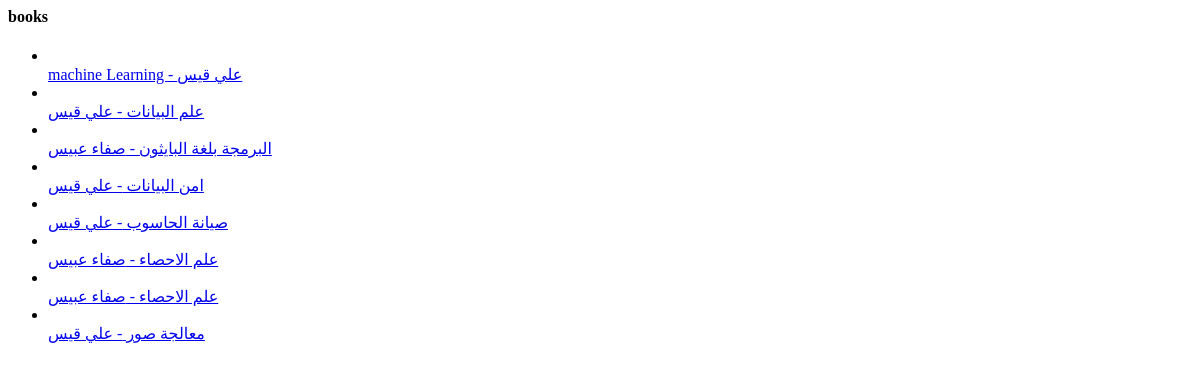
/library/, run on an earlier commit of the app's database.
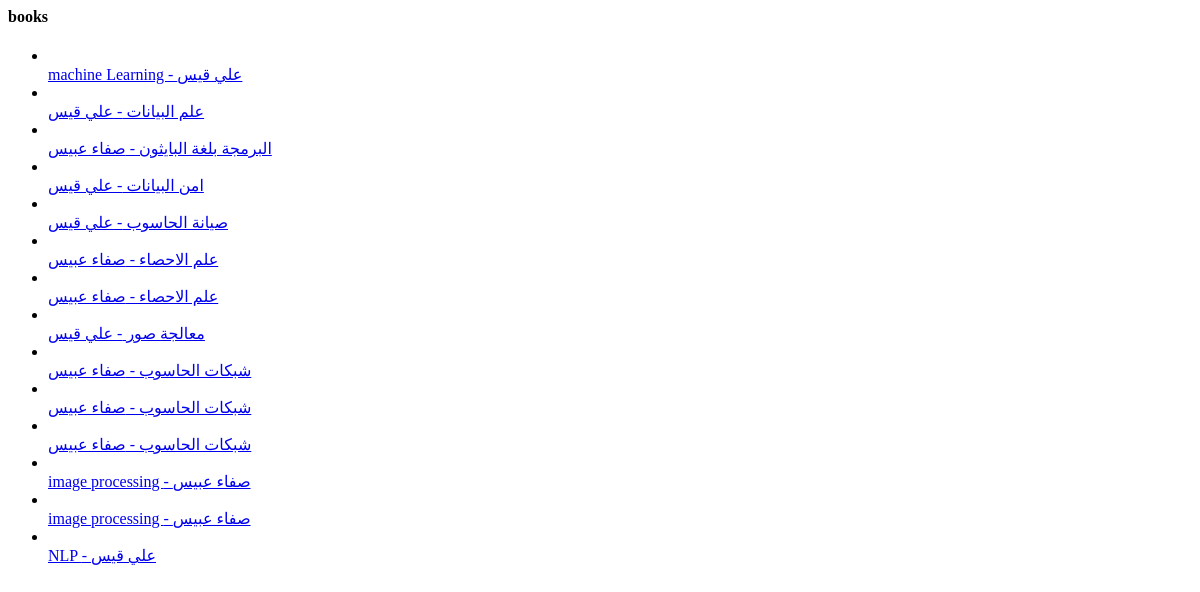
And on a later commit of the database.
### library/models.py (models this page shows)
class Book(models.Model):
    title = models.CharField(max_length=100)
    author = models.ForeignKey('Author',related_name='book_author',on_delete=models.CASCADE)
    publication_date = models.DateTimeField(default=timezone.now)
    price = models.DecimalField(max_digits=10, decimal_places=2)
    def __str__(self):
        return self.title

class Author(models.Model):
    name = models.CharField(max_length=100)
    piography = models.TextField(max_length=20000)
    def __str__(self):
        return self.name

### library/views.py (the view)
# urls.py: path('library/',funcBooklist),
def funcBooklist(request):
    data = Book.objects.all() #
    context = {
        'ali':data
    }
    return render(request,'library/book_list.html',context)

### library/templates/library/book_list.html
<h4> books </h4>
<ul>
  {% for book in ali %}
    <li>
      <br>
<a href="/library/{{book.id}}">{{book}}  - {{book.author}} </a>
    </li>
  {% endfor%}
</ul>

What changed in the data, as far as the page shows it:
added Book: title "شبكات الحاسوب", author "صفاء عبيس"
added Book: title "شبكات الحاسوب", author "صفاء عبيس"
added Book: title "شبكات الحاسوب", author "صفاء عبيس"
added Book: title "image processing", author "صفاء عبيس"
added Book: title "image processing", author "صفاء عبيس"
added Book: title "NLP", author "علي قيس"
